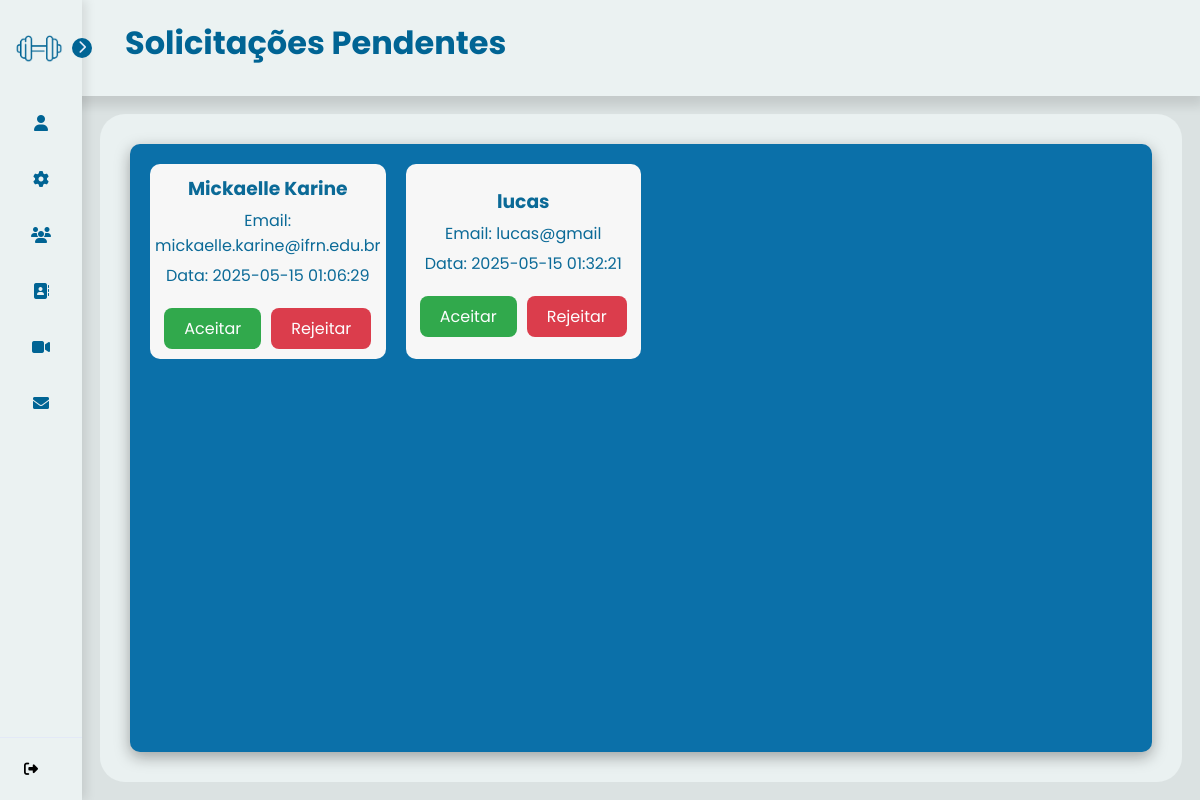
The app's page /solicitacoes_pendentes (signed in), older data.
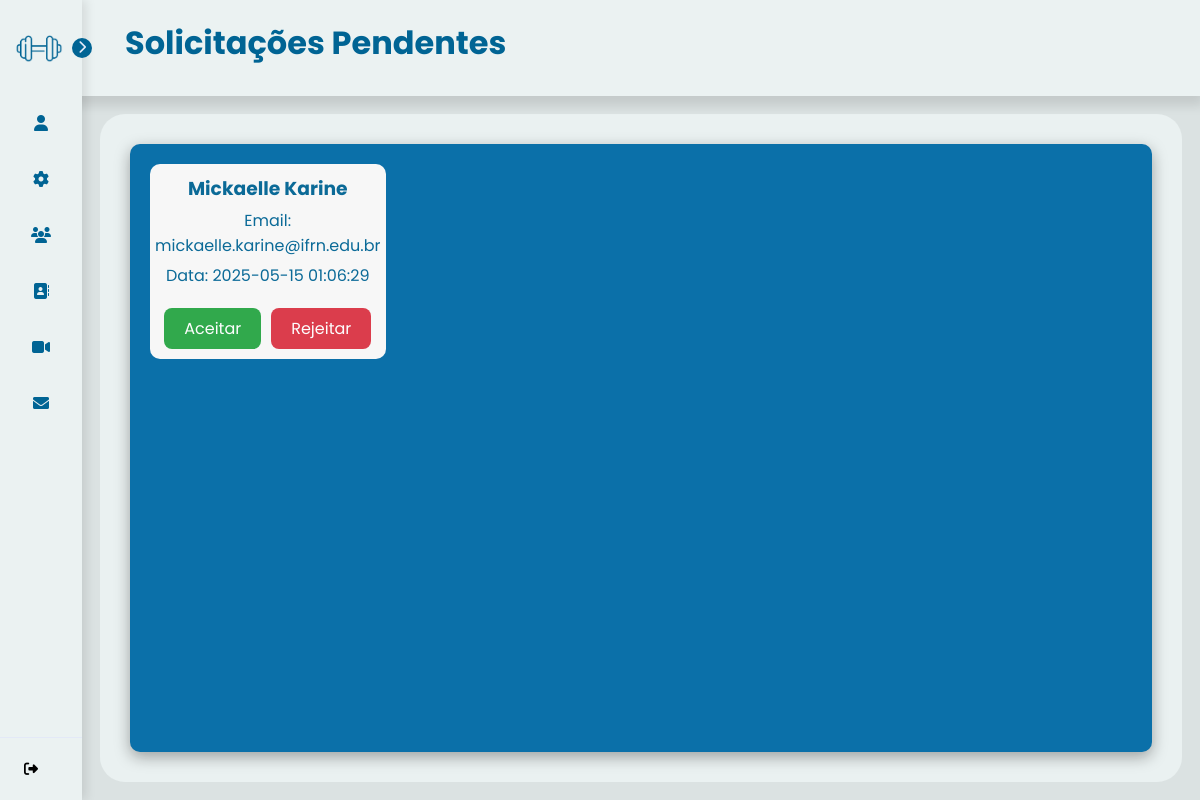
The same page, newer data.
### tables this page shows
CREATE TABLE solicitacoes_personal (
    id INTEGER PRIMARY KEY AUTOINCREMENT,
    aluno_id INTEGER NOT NULL,
    personal_id INTEGER NOT NULL,
    status TEXT DEFAULT 'pendente', /* valores: pendente, aceito, rejeitado */
    data_solicitacao DATETIME DEFAULT CURRENT_TIMESTAMP,
    FOREIGN KEY (aluno_id) REFERENCES users(use_id),
    FOREIGN KEY (personal_id) REFERENCES users(use_id)
);

CREATE TABLE users (
    use_id INTEGER PRIMARY KEY AUTOINCREMENT,
    use_nome TEXT NOT NULL,
    use_senha TEXT NOT NULL,
    use_email TEXT NOT NULL,
    use_telefone TEXT NOT NULL,
    use_data_nascimento DATE NOT NULL,
    use_genero TEXT NOT NULL,
    use_tipo_usuario TEXT NOT NULL,
    use_dias_treino INT,
    use_horario_treino TIME,
    use_dias_trabalho INT ,
    use_horario_trabalho TIME,
    use_idade INT,
    use_peso FLOAT,
    use_altura FLOAT,
    use_imagem BLOB,
    use_foco_treino VARCHAR(90), /*foco do treino que o aluno quer desenvolver*/
    use_tipo_treino VARCHAR(90), /*tipo do treino que o personal gosta de ensinar*/
    use_contador INTEGER DEFAULT 0
);

### controllers/ProfileController.py (the view)
@profile_bp.route('/solicitacoes_pendentes')
@login_required
def solicitacoes_pendentes():
    if current_user.tipo_usuario.lower() != 'personal':
        flash('Acesso restrito a personais')
        return redirect(url_for('profile.profile_personal'))
    conn = obter_conexao()
    solicitacoes = conn.execute('''
        SELECT s.id, u.use_id, u.use_nome, u.use_email, s.data_solicitacao
        FROM solicitacoes_personal s
        JOIN users u ON s.aluno_id = u.use_id
        WHERE s.personal_id = ? AND s.status = 'pendente'
    ''', (current_user.id,)).fetchall()
    conn.close()
    return render_template('solicitacoes_pendentes.html', solicitacoes=solicitacoes)

### app.py (called while the page is built)
@login_manager.user_loader
def load_user(user_id):
    return User.get(user_id)

### models/__init__.py (called while the page is built)
def obter_conexao():
    conn = sqlite3.connect('database.db')
    conn.row_factory = sqlite3.Row
    return conn

### templates/solicitacoes_pendentes.html (shortened to what this page needs)
{% extends "base_personal.html" %}
{% block titlePage %} Solicitações Pendentes {% endblock %}
{% block content %}
<div class="profile-page">
    <div class="profile-container2">
        {% if solicitacoes %}
            <div class="profile-info2">
                {% for solic in solicitacoes %}
                    <div class="info2-items">
                        <h3 style="color: #006494;">{{ solic.use_nome }}</h3>
                        <p style="color: #006494;">Email: {{ solic.use_email }}</p>
                        <p style="color: #006494;">Data: {{ solic.data_solicitacao }}</p>
                        <div class="botoes-solicitacao">
                            <a href="{{ url_for('profile.aceitar_solicitacao', solicitacao_id=solic.id) }}"
                               class="btn-aceitar">Aceitar</a>
                            <a href="{{ url_for('profile.rejeitar_solicitacao', solicitacao_id=solic.id) }}"
                               class="btn-rejeitar">Rejeitar</a>
                        </div>
                    </div>
                {% endfor %}
            </div>
        {% else %}
            <div class="nenhum-personal">
                <p>Nenhuma solicitação pendente.</p>
            </div>
        {% endif %}
    </div>
</div>
{% endblock %}

### templates/base_personal.html (shortened to what this page needs)
<!DOCTYPE html>
<html lang="pt-br">
<head>
    <link rel="stylesheet" href="https://cdnjs.cloudflare.com/ajax/libs/font-awesome/6.5.1/css/all.min.css"
 />
    <link href="https://cdnjs.cloudflare.com/ajax/libs/font-awesome/5.15.4/css/all.min.css" rel="stylesheet">
</head>
<body>
    <nav id="sidebar">
        <div id="sidebar_content">
          <div id="logo_avatar">
                <img src="{{ url_for('static', filename='images/logo/techfit_icon.png') }}"
                     id="logo_avatar_avatar"
                     alt="TechFit Logo"
                     style="width: 55px; height: 55px; object-fit: cover; border-radius: 20px;">
            </div>
            <ul id="side_items">
                <li class="side-item {% if request.endpoint == 'profile_personal' %}active{% endif %}">
                    <a href="{{ url_for('profile.profile_personal') }}">
                        <i class="fa-solid fa-user"></i>
                    </a>
                </li>
                <li class="side-item {% if request.endpoint == 'configuracoes_personal' %}active{% endif %}">
                    <a href="{{ url_for('profile.configuracoes_personal') }}">
                        <i class="fa-solid fa-gear"></i>
                    </a>
                </li>
                <li class="side-item">
                    <a href="{{ url_for('profile.seus_alunos') }}">
                        <i class="fa-solid fa-users"></i>
                    </a>
                </li>
                <li class="side-item  {% if request.endpoint == 'solicitacoes_pendentes' %}active{% endif %}">
                    <a href="{{ url_for('profile.solicitacoes_pendentes')  }}">
                        <i class="fa-solid fa-address-book"></i>
                    </a>
                </li>
                <li class="side-item {% if request.endpoint == 'videos_personal' %}active{% endif %}">
                    <a href="{{ url_for('exercise.videos_personal') }}">
                        <i class="fa-solid fa-video"></i>
                    </a>
                </li>
                <li class="side-item {% if request.endpoint == 'sugestao' %}active{% endif %}">
                    <a href="{{ url_for('profile.sugestao') }}">
                        <i class="fa fa-envelope" aria-hidden="true"></i>
                    </a>
                </li>
            </ul>
            <button id="open_btn">
                <i id="open_btn_icon" class="fa-solid fa-chevron-right"></i>
            </button>
        </div>
        <div id="logout">
            <form action="{{url_for('auth.logout')}}" method="POST">
                <button id="logout_btn" type="submit">
                    <i class="fa-solid fa-right-from-bracket"></i>
                </button>
            </form>
        </div>
    </nav>
    <header>
        <h1>{% block titlePage %} {% endblock %}</h1>
    </header>
    <main class="fade-in">
        {% block content %}{% endblock %}
    </main>
</body>
</html>

### templates/solicitacoes_pendentes.html (style rules this page uses)
:root { --techfit-100: #ffff; --techfit-200: #006aa7; --techfit-300: #247ba0; --techfit-400: #006494; --techfit-500: #e8f1f2; }
* { font-family: "Didact Gothic", sans-serif; margin: 0; padding: 0; box-sizing: border-box; }
body { background-color: var(--techfit-400); color: white; }
.profile-page { display: flex; width: 100%; height: 100%; }
h1 { text-align: left; color: #ffff; margin-bottom: 10px; }
.profile-container2 { display: flex; flex-direction: column; background-color: #006aa7; color:#ffff; width: 100%; max-width: 100%; box-shadow: 0 5px 15px rgba(0, 0, 0, 0.35); border-radius: 10px; padding: 20px; gap: 10px; box-sizing: border-box; overflow: hidden; }
.profile-info2 { height: auto; width: 50%; display: flex; flex-wrap: wrap; justify-content: space-between; gap: 10px; }
.info2-items { display: flex; flex-direction: column; align-items: center; justify-content: center; text-align: center; width: 100%; min-height: 120px; background-color: #F9F9F9; padding: 10px; border-radius: 10px; box-sizing: border-box; gap: 5px; flex: 1 1 calc(50% - 10px); min-width: 150px; max-width: calc(50% - 10px); position: relative; }
.botoes-solicitacao { display: flex; gap: 10px; margin-top: 15px; }
.btn-aceitar, .btn-rejeitar { padding: 8px 20px; border-radius: 8px; text-decoration: none; transition: all 0.3s ease; }
.btn-aceitar { background: #28a745; color: white; }
.btn-rejeitar { background: #dc3545; color: white; }

### templates/base_personal.html (style rules this page uses)
* { margin: 0; padding: 0; box-sizing: border-box; font-family: 'Poppins', sans-serif; }
body { display: flex; min-height: 100vh; background-color: #dbe2e2; padding-left: 82px; color: #0d2329; }
header { background-color: #EBF2F2; width: 100%; padding: 24px; padding-left: 100px; position: fixed; top: 0; left: 0; z-index: 998; max-height: 96px; display: flex; align-items: center; justify-content: space-between; box-shadow: 4px 10px 10px rgba(0, 0, 0, 0.1); }
header h1 { color:#006494; padding-left: 25px; }
main { margin-top: 114px; margin-left: 18px; margin-right: 18px; margin-bottom: 18px; border-radius: 25px; width: calc(100% - 36px); padding: 30px; background-color: #EBF2F2; box-sizing: border-box; position: relative; z-index: 997; opacity: 95%; color: black; }
#sidebar { display: flex; flex-direction: column; justify-content: space-between; background-color: #EBF2F2; height: 100vh; width: 82px; position: fixed; top: 0; left: 0; z-index: 999; transition: all .5s; box-shadow: 4px 0 10px rgba(0, 0, 0, 0.1); }
#sidebar_content { padding: 12px; }
#logo_avatar { display: flex; align-items: center; gap: 8px; margin-bottom: 24px; margin-top: 8px; }
#logo_avatar_avatar { width: 55px; height: 55px; object-fit: cover; border-radius: 20px; }
#side_items { display: flex; flex-direction: column; gap: 8px; list-style: none; }
.side-item { border-radius: 8px; padding: 14px; cursor: pointer; }
.side-item a { text-decoration: none; display: flex; align-items: center; justify-content: center; color: #006494; }
.side-item a i { background: none; display: flex; align-items: center; justify-content: center; width: 20px; height: 20px; color: inherit; }
#logout { border-top: 1px solid #e3e9f7; padding: 12px; }
#logout_btn { border: none; gap: 20px; padding: 12px; font-size: 14px; display: flex; align-items: center; justify-content: center; border-radius: 8px; cursor: pointer; background-color: transparent; }
#open_btn { position: absolute; top: 38px; right: -10px; background-color:#006494; color: #e3e9f7; border-radius: 100%; width: 20px; height: 20px; border: none; cursor: pointer; }
#open_btn_icon { transition: transform .3s ease; }

Row changes from the older to the newer data that the page shows:
removed solicitacoes_personal: use_nome "lucas", use_email "lucas@gmail", data_solicitacao "2025-05-15 01:32:21"
